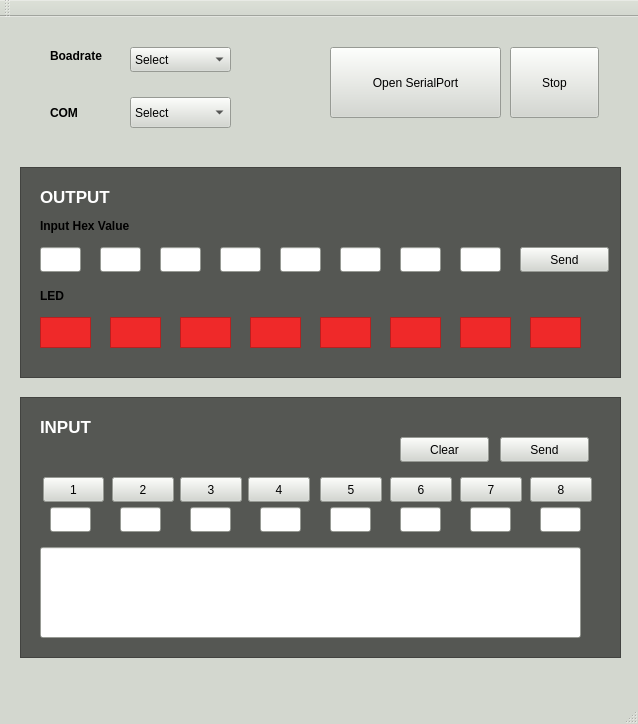
<?xml version="1.0" encoding="UTF-8"?>
<ui version="4.0">
 <class>MainWindow</class>
 <widget class="QMainWindow" name="MainWindow">
  <property name="geometry">
   <rect>
    <x>0</x>
    <y>0</y>
    <width>638</width>
    <height>724</height>
   </rect>
  </property>
  <property name="palette">
   <palette>
    <active>
     <colorrole role="WindowText">
      <brush brushstyle="SolidPattern">
       <color alpha="255">
        <red>0</red>
        <green>0</green>
        <blue>0</blue>
       </color>
      </brush>
     </colorrole>
     <colorrole role="Button">
      <brush brushstyle="SolidPattern">
       <color alpha="255">
        <red>211</red>
        <green>215</green>
        <blue>207</blue>
       </color>
      </brush>
     </colorrole>
     <colorrole role="Light">
      <brush brushstyle="SolidPattern">
       <color alpha="255">
        <red>255</red>
        <green>255</green>
        <blue>255</blue>
       </color>
      </brush>
     </colorrole>
     <colorrole role="Midlight">
      <brush brushstyle="SolidPattern">
       <color alpha="255">
        <red>233</red>
        <green>235</green>
        <blue>231</blue>
       </color>
      </brush>
     </colorrole>
     <colorrole role="Dark">
      <brush brushstyle="SolidPattern">
       <color alpha="255">
        <red>105</red>
        <green>107</green>
        <blue>103</blue>
       </color>
      </brush>
     </colorrole>
     <colorrole role="Mid">
      <brush brushstyle="SolidPattern">
       <color alpha="255">
        <red>141</red>
        <green>143</green>
        <blue>138</blue>
       </color>
      </brush>
     </colorrole>
     <colorrole role="Text">
      <brush brushstyle="SolidPattern">
       <color alpha="255">
        <red>0</red>
        <green>0</green>
        <blue>0</blue>
       </color>
      </brush>
     </colorrole>
     <colorrole role="BrightText">
      <brush brushstyle="SolidPattern">
       <color alpha="255">
        <red>255</red>
        <green>255</green>
        <blue>255</blue>
       </color>
      </brush>
     </colorrole>
     <colorrole role="ButtonText">
      <brush brushstyle="SolidPattern">
       <color alpha="255">
        <red>0</red>
        <green>0</green>
        <blue>0</blue>
       </color>
      </brush>
     </colorrole>
     <colorrole role="Base">
      <brush brushstyle="SolidPattern">
       <color alpha="255">
        <red>255</red>
        <green>255</green>
        <blue>255</blue>
       </color>
      </brush>
     </colorrole>
     <colorrole role="Window">
      <brush brushstyle="SolidPattern">
       <color alpha="255">
        <red>211</red>
        <green>215</green>
        <blue>207</blue>
       </color>
      </brush>
     </colorrole>
     <colorrole role="Shadow">
      <brush brushstyle="SolidPattern">
       <color alpha="255">
        <red>0</red>
        <green>0</green>
        <blue>0</blue>
       </color>
      </brush>
     </colorrole>
     <colorrole role="AlternateBase">
      <brush brushstyle="SolidPattern">
       <color alpha="255">
        <red>233</red>
        <green>235</green>
        <blue>231</blue>
       </color>
      </brush>
     </colorrole>
     <colorrole role="ToolTipBase">
      <brush brushstyle="SolidPattern">
       <color alpha="255">
        <red>255</red>
        <green>255</green>
        <blue>220</blue>
       </color>
      </brush>
     </colorrole>
     <colorrole role="ToolTipText">
      <brush brushstyle="SolidPattern">
       <color alpha="255">
        <red>0</red>
        <green>0</green>
        <blue>0</blue>
       </color>
      </brush>
     </colorrole>
     <colorrole role="PlaceholderText">
      <brush brushstyle="NoBrush">
       <color alpha="128">
        <red>0</red>
        <green>0</green>
        <blue>0</blue>
       </color>
      </brush>
     </colorrole>
    </active>
    <inactive>
     <colorrole role="WindowText">
      <brush brushstyle="SolidPattern">
       <color alpha="255">
        <red>0</red>
        <green>0</green>
        <blue>0</blue>
       </color>
      </brush>
     </colorrole>
     <colorrole role="Button">
      <brush brushstyle="SolidPattern">
       <color alpha="255">
        <red>211</red>
        <green>215</green>
        <blue>207</blue>
       </color>
      </brush>
     </colorrole>
     <colorrole role="Light">
      <brush brushstyle="SolidPattern">
       <color alpha="255">
        <red>255</red>
        <green>255</green>
        <blue>255</blue>
       </color>
      </brush>
     </colorrole>
     <colorrole role="Midlight">
      <brush brushstyle="SolidPattern">
       <color alpha="255">
        <red>233</red>
        <green>235</green>
        <blue>231</blue>
       </color>
      </brush>
     </colorrole>
     <colorrole role="Dark">
      <brush brushstyle="SolidPattern">
       <color alpha="255">
        <red>105</red>
        <green>107</green>
        <blue>103</blue>
       </color>
      </brush>
     </colorrole>
     <colorrole role="Mid">
      <brush brushstyle="SolidPattern">
       <color alpha="255">
        <red>141</red>
        <green>143</green>
        <blue>138</blue>
       </color>
      </brush>
     </colorrole>
     <colorrole role="Text">
      <brush brushstyle="SolidPattern">
       <color alpha="255">
        <red>0</red>
        <green>0</green>
        <blue>0</blue>
       </color>
      </brush>
     </colorrole>
     <colorrole role="BrightText">
      <brush brushstyle="SolidPattern">
       <color alpha="255">
        <red>255</red>
        <green>255</green>
        <blue>255</blue>
       </color>
      </brush>
     </colorrole>
     <colorrole role="ButtonText">
      <brush brushstyle="SolidPattern">
       <color alpha="255">
        <red>0</red>
        <green>0</green>
        <blue>0</blue>
       </color>
      </brush>
     </colorrole>
     <colorrole role="Base">
      <brush brushstyle="SolidPattern">
       <color alpha="255">
        <red>255</red>
        <green>255</green>
        <blue>255</blue>
       </color>
      </brush>
     </colorrole>
     <colorrole role="Window">
      <brush brushstyle="SolidPattern">
       <color alpha="255">
        <red>211</red>
        <green>215</green>
        <blue>207</blue>
       </color>
      </brush>
     </colorrole>
     <colorrole role="Shadow">
      <brush brushstyle="SolidPattern">
       <color alpha="255">
        <red>0</red>
        <green>0</green>
        <blue>0</blue>
       </color>
      </brush>
     </colorrole>
     <colorrole role="AlternateBase">
      <brush brushstyle="SolidPattern">
       <color alpha="255">
        <red>233</red>
        <green>235</green>
        <blue>231</blue>
       </color>
      </brush>
     </colorrole>
     <colorrole role="ToolTipBase">
      <brush brushstyle="SolidPattern">
       <color alpha="255">
        <red>255</red>
        <green>255</green>
        <blue>220</blue>
       </color>
      </brush>
     </colorrole>
     <colorrole role="ToolTipText">
      <brush brushstyle="SolidPattern">
       <color alpha="255">
        <red>0</red>
        <green>0</green>
        <blue>0</blue>
       </color>
      </brush>
     </colorrole>
     <colorrole role="PlaceholderText">
      <brush brushstyle="NoBrush">
       <color alpha="128">
        <red>0</red>
        <green>0</green>
        <blue>0</blue>
       </color>
      </brush>
     </colorrole>
    </inactive>
    <disabled>
     <colorrole role="WindowText">
      <brush brushstyle="SolidPattern">
       <color alpha="255">
        <red>105</red>
        <green>107</green>
        <blue>103</blue>
       </color>
      </brush>
     </colorrole>
     <colorrole role="Button">
      <brush brushstyle="SolidPattern">
       <color alpha="255">
        <red>211</red>
        <green>215</green>
        <blue>207</blue>
       </color>
      </brush>
     </colorrole>
     <colorrole role="Light">
      <brush brushstyle="SolidPattern">
       <color alpha="255">
        <red>255</red>
        <green>255</green>
        <blue>255</blue>
       </color>
      </brush>
     </colorrole>
     <colorrole role="Midlight">
      <brush brushstyle="SolidPattern">
       <color alpha="255">
        <red>233</red>
        <green>235</green>
        <blue>231</blue>
       </color>
      </brush>
     </colorrole>
     <colorrole role="Dark">
      <brush brushstyle="SolidPattern">
       <color alpha="255">
        <red>105</red>
        <green>107</green>
        <blue>103</blue>
       </color>
      </brush>
     </colorrole>
     <colorrole role="Mid">
      <brush brushstyle="SolidPattern">
       <color alpha="255">
        <red>141</red>
        <green>143</green>
        <blue>138</blue>
       </color>
      </brush>
     </colorrole>
     <colorrole role="Text">
      <brush brushstyle="SolidPattern">
       <color alpha="255">
        <red>105</red>
        <green>107</green>
        <blue>103</blue>
       </color>
      </brush>
     </colorrole>
     <colorrole role="BrightText">
      <brush brushstyle="SolidPattern">
       <color alpha="255">
        <red>255</red>
        <green>255</green>
        <blue>255</blue>
       </color>
      </brush>
     </colorrole>
     <colorrole role="ButtonText">
      <brush brushstyle="SolidPattern">
       <color alpha="255">
        <red>105</red>
        <green>107</green>
        <blue>103</blue>
       </color>
      </brush>
     </colorrole>
     <colorrole role="Base">
      <brush brushstyle="SolidPattern">
       <color alpha="255">
        <red>211</red>
        <green>215</green>
        <blue>207</blue>
       </color>
      </brush>
     </colorrole>
     <colorrole role="Window">
      <brush brushstyle="SolidPattern">
       <color alpha="255">
        <red>211</red>
        <green>215</green>
        <blue>207</blue>
       </color>
      </brush>
     </colorrole>
     <colorrole role="Shadow">
      <brush brushstyle="SolidPattern">
       <color alpha="255">
        <red>0</red>
        <green>0</green>
        <blue>0</blue>
       </color>
      </brush>
     </colorrole>
     <colorrole role="AlternateBase">
      <brush brushstyle="SolidPattern">
       <color alpha="255">
        <red>211</red>
        <green>215</green>
        <blue>207</blue>
       </color>
      </brush>
     </colorrole>
     <colorrole role="ToolTipBase">
      <brush brushstyle="SolidPattern">
       <color alpha="255">
        <red>255</red>
        <green>255</green>
        <blue>220</blue>
       </color>
      </brush>
     </colorrole>
     <colorrole role="ToolTipText">
      <brush brushstyle="SolidPattern">
       <color alpha="255">
        <red>0</red>
        <green>0</green>
        <blue>0</blue>
       </color>
      </brush>
     </colorrole>
     <colorrole role="PlaceholderText">
      <brush brushstyle="NoBrush">
       <color alpha="128">
        <red>0</red>
        <green>0</green>
        <blue>0</blue>
       </color>
      </brush>
     </colorrole>
    </disabled>
   </palette>
  </property>
  <property name="windowTitle">
   <string>MainWindow</string>
  </property>
  <widget class="QWidget" name="centralWidget">
   <widget class="QLineEdit" name="hex_value1">
    <property name="geometry">
     <rect>
      <x>40</x>
      <y>230</y>
      <width>41</width>
      <height>25</height>
     </rect>
    </property>
   </widget>
   <widget class="QLineEdit" name="hex_value2">
    <property name="geometry">
     <rect>
      <x>100</x>
      <y>230</y>
      <width>41</width>
      <height>25</height>
     </rect>
    </property>
   </widget>
   <widget class="QLineEdit" name="hex_value3">
    <property name="geometry">
     <rect>
      <x>160</x>
      <y>230</y>
      <width>41</width>
      <height>25</height>
     </rect>
    </property>
   </widget>
   <widget class="QLineEdit" name="hex_value4">
    <property name="geometry">
     <rect>
      <x>220</x>
      <y>230</y>
      <width>41</width>
      <height>25</height>
     </rect>
    </property>
   </widget>
   <widget class="QLineEdit" name="hex_value5">
    <property name="geometry">
     <rect>
      <x>280</x>
      <y>230</y>
      <width>41</width>
      <height>25</height>
     </rect>
    </property>
   </widget>
   <widget class="QLineEdit" name="hex_value6">
    <property name="geometry">
     <rect>
      <x>340</x>
      <y>230</y>
      <width>41</width>
      <height>25</height>
     </rect>
    </property>
   </widget>
   <widget class="QLineEdit" name="hex_value7">
    <property name="geometry">
     <rect>
      <x>400</x>
      <y>230</y>
      <width>41</width>
      <height>25</height>
     </rect>
    </property>
   </widget>
   <widget class="QLineEdit" name="hex_value8">
    <property name="geometry">
     <rect>
      <x>460</x>
      <y>230</y>
      <width>41</width>
      <height>25</height>
     </rect>
    </property>
   </widget>
   <widget class="QPushButton" name="sendBtn">
    <property name="geometry">
     <rect>
      <x>520</x>
      <y>230</y>
      <width>89</width>
      <height>25</height>
     </rect>
    </property>
    <property name="text">
     <string>Send</string>
    </property>
   </widget>
   <widget class="QLabel" name="label">
    <property name="geometry">
     <rect>
      <x>40</x>
      <y>200</y>
      <width>121</width>
      <height>17</height>
     </rect>
    </property>
    <property name="font">
     <font>
      <weight>75</weight>
      <bold>true</bold>
     </font>
    </property>
    <property name="text">
     <string>Input Hex Value</string>
    </property>
   </widget>
   <widget class="QLineEdit" name="result_view">
    <property name="geometry">
     <rect>
      <x>40</x>
      <y>530</y>
      <width>541</width>
      <height>91</height>
     </rect>
    </property>
   </widget>
   <widget class="QLabel" name="label_2">
    <property name="geometry">
     <rect>
      <x>40</x>
      <y>270</y>
      <width>67</width>
      <height>17</height>
     </rect>
    </property>
    <property name="font">
     <font>
      <weight>75</weight>
      <bold>true</bold>
     </font>
    </property>
    <property name="text">
     <string>LED</string>
    </property>
   </widget>
   <widget class="QFrame" name="led1">
    <property name="geometry">
     <rect>
      <x>40</x>
      <y>300</y>
      <width>51</width>
      <height>31</height>
     </rect>
    </property>
    <property name="styleSheet">
     <string notr="true">background-color: rgb(239, 41, 41);</string>
    </property>
    <property name="frameShape">
     <enum>QFrame::StyledPanel</enum>
    </property>
    <property name="frameShadow">
     <enum>QFrame::Raised</enum>
    </property>
   </widget>
   <widget class="QFrame" name="led2">
    <property name="geometry">
     <rect>
      <x>110</x>
      <y>300</y>
      <width>51</width>
      <height>31</height>
     </rect>
    </property>
    <property name="styleSheet">
     <string notr="true">background-color: rgb(239, 41, 41);</string>
    </property>
    <property name="frameShape">
     <enum>QFrame::StyledPanel</enum>
    </property>
    <property name="frameShadow">
     <enum>QFrame::Raised</enum>
    </property>
   </widget>
   <widget class="QFrame" name="led8">
    <property name="geometry">
     <rect>
      <x>530</x>
      <y>300</y>
      <width>51</width>
      <height>31</height>
     </rect>
    </property>
    <property name="styleSheet">
     <string notr="true">background-color: rgb(239, 41, 41);</string>
    </property>
    <property name="frameShape">
     <enum>QFrame::StyledPanel</enum>
    </property>
    <property name="frameShadow">
     <enum>QFrame::Raised</enum>
    </property>
   </widget>
   <widget class="QFrame" name="led6">
    <property name="geometry">
     <rect>
      <x>390</x>
      <y>300</y>
      <width>51</width>
      <height>31</height>
     </rect>
    </property>
    <property name="styleSheet">
     <string notr="true">background-color: rgb(239, 41, 41);</string>
    </property>
    <property name="frameShape">
     <enum>QFrame::StyledPanel</enum>
    </property>
    <property name="frameShadow">
     <enum>QFrame::Raised</enum>
    </property>
   </widget>
   <widget class="QFrame" name="led5">
    <property name="geometry">
     <rect>
      <x>320</x>
      <y>300</y>
      <width>51</width>
      <height>31</height>
     </rect>
    </property>
    <property name="styleSheet">
     <string notr="true">background-color: rgb(239, 41, 41);</string>
    </property>
    <property name="frameShape">
     <enum>QFrame::StyledPanel</enum>
    </property>
    <property name="frameShadow">
     <enum>QFrame::Raised</enum>
    </property>
   </widget>
   <widget class="QFrame" name="led7">
    <property name="geometry">
     <rect>
      <x>460</x>
      <y>300</y>
      <width>51</width>
      <height>31</height>
     </rect>
    </property>
    <property name="styleSheet">
     <string notr="true">background-color: rgb(239, 41, 41);</string>
    </property>
    <property name="frameShape">
     <enum>QFrame::StyledPanel</enum>
    </property>
    <property name="frameShadow">
     <enum>QFrame::Raised</enum>
    </property>
   </widget>
   <widget class="QFrame" name="led3">
    <property name="geometry">
     <rect>
      <x>180</x>
      <y>300</y>
      <width>51</width>
      <height>31</height>
     </rect>
    </property>
    <property name="styleSheet">
     <string notr="true">background-color: rgb(239, 41, 41);</string>
    </property>
    <property name="frameShape">
     <enum>QFrame::StyledPanel</enum>
    </property>
    <property name="frameShadow">
     <enum>QFrame::Raised</enum>
    </property>
   </widget>
   <widget class="QFrame" name="led4">
    <property name="geometry">
     <rect>
      <x>250</x>
      <y>300</y>
      <width>51</width>
      <height>31</height>
     </rect>
    </property>
    <property name="styleSheet">
     <string notr="true">background-color: rgb(239, 41, 41);</string>
    </property>
    <property name="frameShape">
     <enum>QFrame::StyledPanel</enum>
    </property>
    <property name="frameShadow">
     <enum>QFrame::Raised</enum>
    </property>
   </widget>
   <widget class="QPushButton" name="pushButton">
    <property name="geometry">
     <rect>
      <x>330</x>
      <y>30</y>
      <width>171</width>
      <height>71</height>
     </rect>
    </property>
    <property name="text">
     <string>Open SerialPort</string>
    </property>
   </widget>
   <widget class="QLineEdit" name="input_value6">
    <property name="geometry">
     <rect>
      <x>400</x>
      <y>490</y>
      <width>41</width>
      <height>25</height>
     </rect>
    </property>
   </widget>
   <widget class="QLineEdit" name="input_value5">
    <property name="geometry">
     <rect>
      <x>330</x>
      <y>490</y>
      <width>41</width>
      <height>25</height>
     </rect>
    </property>
   </widget>
   <widget class="QLineEdit" name="input_value7">
    <property name="geometry">
     <rect>
      <x>470</x>
      <y>490</y>
      <width>41</width>
      <height>25</height>
     </rect>
    </property>
   </widget>
   <widget class="QLineEdit" name="input_value1">
    <property name="geometry">
     <rect>
      <x>50</x>
      <y>490</y>
      <width>41</width>
      <height>25</height>
     </rect>
    </property>
   </widget>
   <widget class="QLineEdit" name="input_value4">
    <property name="geometry">
     <rect>
      <x>260</x>
      <y>490</y>
      <width>41</width>
      <height>25</height>
     </rect>
    </property>
   </widget>
   <widget class="QLineEdit" name="input_value2">
    <property name="geometry">
     <rect>
      <x>120</x>
      <y>490</y>
      <width>41</width>
      <height>25</height>
     </rect>
    </property>
   </widget>
   <widget class="QLineEdit" name="input_value3">
    <property name="geometry">
     <rect>
      <x>190</x>
      <y>490</y>
      <width>41</width>
      <height>25</height>
     </rect>
    </property>
   </widget>
   <widget class="QLineEdit" name="hex_value8_2">
    <property name="geometry">
     <rect>
      <x>540</x>
      <y>490</y>
      <width>41</width>
      <height>25</height>
     </rect>
    </property>
   </widget>
   <widget class="QPushButton" name="btn8_3">
    <property name="geometry">
     <rect>
      <x>530</x>
      <y>460</y>
      <width>62</width>
      <height>25</height>
     </rect>
    </property>
    <property name="text">
     <string>8</string>
    </property>
   </widget>
   <widget class="QPushButton" name="btn3_3">
    <property name="geometry">
     <rect>
      <x>180</x>
      <y>460</y>
      <width>62</width>
      <height>25</height>
     </rect>
    </property>
    <property name="text">
     <string>3</string>
    </property>
   </widget>
   <widget class="QPushButton" name="btn4_3">
    <property name="geometry">
     <rect>
      <x>248</x>
      <y>460</y>
      <width>62</width>
      <height>25</height>
     </rect>
    </property>
    <property name="text">
     <string>4</string>
    </property>
   </widget>
   <widget class="QPushButton" name="btn5_3">
    <property name="geometry">
     <rect>
      <x>320</x>
      <y>460</y>
      <width>62</width>
      <height>25</height>
     </rect>
    </property>
    <property name="text">
     <string>5</string>
    </property>
   </widget>
   <widget class="QPushButton" name="btn7_3">
    <property name="geometry">
     <rect>
      <x>460</x>
      <y>460</y>
      <width>62</width>
      <height>25</height>
     </rect>
    </property>
    <property name="text">
     <string>7</string>
    </property>
   </widget>
   <widget class="QPushButton" name="btn6_3">
    <property name="geometry">
     <rect>
      <x>390</x>
      <y>460</y>
      <width>62</width>
      <height>25</height>
     </rect>
    </property>
    <property name="text">
     <string>6</string>
    </property>
   </widget>
   <widget class="QPushButton" name="btn2_3">
    <property name="geometry">
     <rect>
      <x>112</x>
      <y>460</y>
      <width>62</width>
      <height>25</height>
     </rect>
    </property>
    <property name="text">
     <string>2</string>
    </property>
   </widget>
   <widget class="QPushButton" name="btn1_3">
    <property name="geometry">
     <rect>
      <x>43</x>
      <y>460</y>
      <width>61</width>
      <height>25</height>
     </rect>
    </property>
    <property name="text">
     <string>1</string>
    </property>
   </widget>
   <widget class="QPushButton" name="sendBtn_2">
    <property name="geometry">
     <rect>
      <x>500</x>
      <y>420</y>
      <width>89</width>
      <height>25</height>
     </rect>
    </property>
    <property name="text">
     <string>Send</string>
    </property>
   </widget>
   <widget class="QPushButton" name="pushButton_2">
    <property name="geometry">
     <rect>
      <x>510</x>
      <y>30</y>
      <width>89</width>
      <height>71</height>
     </rect>
    </property>
    <property name="text">
     <string>Stop</string>
    </property>
   </widget>
   <widget class="QComboBox" name="comboBox">
    <property name="geometry">
     <rect>
      <x>130</x>
      <y>30</y>
      <width>101</width>
      <height>25</height>
     </rect>
    </property>
    <item>
     <property name="text">
      <string>Select</string>
     </property>
    </item>
   </widget>
   <widget class="QComboBox" name="comboBox_2">
    <property name="geometry">
     <rect>
      <x>130</x>
      <y>80</y>
      <width>101</width>
      <height>31</height>
     </rect>
    </property>
    <item>
     <property name="text">
      <string>Select</string>
     </property>
    </item>
   </widget>
   <widget class="QLabel" name="label_3">
    <property name="geometry">
     <rect>
      <x>50</x>
      <y>80</y>
      <width>41</width>
      <height>31</height>
     </rect>
    </property>
    <property name="font">
     <font>
      <weight>75</weight>
      <bold>true</bold>
     </font>
    </property>
    <property name="text">
     <string>COM</string>
    </property>
   </widget>
   <widget class="QLabel" name="label_4">
    <property name="geometry">
     <rect>
      <x>50</x>
      <y>30</y>
      <width>71</width>
      <height>17</height>
     </rect>
    </property>
    <property name="font">
     <font>
      <weight>75</weight>
      <bold>true</bold>
     </font>
    </property>
    <property name="text">
     <string>Boadrate</string>
    </property>
   </widget>
   <widget class="QPushButton" name="sendBtn_3">
    <property name="geometry">
     <rect>
      <x>400</x>
      <y>420</y>
      <width>89</width>
      <height>25</height>
     </rect>
    </property>
    <property name="text">
     <string>Clear</string>
    </property>
   </widget>
   <widget class="QFrame" name="frame">
    <property name="geometry">
     <rect>
      <x>20</x>
      <y>150</y>
      <width>601</width>
      <height>211</height>
     </rect>
    </property>
    <property name="styleSheet">
     <string notr="true">background-color: rgb(85, 87, 83);</string>
    </property>
    <property name="frameShape">
     <enum>QFrame::StyledPanel</enum>
    </property>
    <property name="frameShadow">
     <enum>QFrame::Raised</enum>
    </property>
    <widget class="QLabel" name="label_5">
     <property name="geometry">
      <rect>
       <x>20</x>
       <y>20</y>
       <width>81</width>
       <height>17</height>
      </rect>
     </property>
     <property name="font">
      <font>
       <pointsize>13</pointsize>
       <weight>75</weight>
       <bold>true</bold>
       <underline>false</underline>
      </font>
     </property>
     <property name="text">
      <string>&lt;!DOCTYPE HTML PUBLIC &quot;-//W3C//DTD HTML 4.0//EN&quot; &quot;http://www.w3.org/TR/REC-html40/strict.dtd&quot;&gt;
&lt;html&gt;&lt;head&gt;&lt;meta name=&quot;qrichtext&quot; content=&quot;1&quot; /&gt;&lt;style type=&quot;text/css&quot;&gt;
p, li { white-space: pre-wrap; }
&lt;/style&gt;&lt;/head&gt;&lt;body style=&quot; font-family:'Ubuntu'; font-size:13pt; font-weight:600; font-style:normal;&quot;&gt;
&lt;p style=&quot; margin-top:0px; margin-bottom:0px; margin-left:0px; margin-right:0px; -qt-block-indent:0; text-indent:0px;&quot;&gt;&lt;span style=&quot; color:#ffffff;&quot;&gt;OUTPUT&lt;/span&gt;&lt;/p&gt;&lt;/body&gt;&lt;/html&gt;</string>
     </property>
    </widget>
   </widget>
   <widget class="QFrame" name="frame_2">
    <property name="geometry">
     <rect>
      <x>20</x>
      <y>380</y>
      <width>601</width>
      <height>261</height>
     </rect>
    </property>
    <property name="styleSheet">
     <string notr="true">background-color: rgb(85, 87, 83);</string>
    </property>
    <property name="frameShape">
     <enum>QFrame::StyledPanel</enum>
    </property>
    <property name="frameShadow">
     <enum>QFrame::Raised</enum>
    </property>
    <widget class="QLabel" name="label_6">
     <property name="geometry">
      <rect>
       <x>20</x>
       <y>20</y>
       <width>81</width>
       <height>17</height>
      </rect>
     </property>
     <property name="font">
      <font>
       <pointsize>13</pointsize>
       <weight>75</weight>
       <bold>true</bold>
       <underline>false</underline>
      </font>
     </property>
     <property name="text">
      <string>&lt;html&gt;&lt;head/&gt;&lt;body&gt;&lt;p&gt;&lt;span style=&quot; color:#ffffff;&quot;&gt;INPUT&lt;/span&gt;&lt;/p&gt;&lt;/body&gt;&lt;/html&gt;</string>
     </property>
    </widget>
   </widget>
   <zorder>frame_2</zorder>
   <zorder>frame</zorder>
   <zorder>hex_value1</zorder>
   <zorder>hex_value2</zorder>
   <zorder>hex_value3</zorder>
   <zorder>hex_value4</zorder>
   <zorder>hex_value5</zorder>
   <zorder>hex_value6</zorder>
   <zorder>hex_value7</zorder>
   <zorder>hex_value8</zorder>
   <zorder>sendBtn</zorder>
   <zorder>label</zorder>
   <zorder>result_view</zorder>
   <zorder>label_2</zorder>
   <zorder>led1</zorder>
   <zorder>led2</zorder>
   <zorder>led8</zorder>
   <zorder>led6</zorder>
   <zorder>led5</zorder>
   <zorder>led7</zorder>
   <zorder>led3</zorder>
   <zorder>led4</zorder>
   <zorder>pushButton</zorder>
   <zorder>input_value6</zorder>
   <zorder>input_value5</zorder>
   <zorder>input_value7</zorder>
   <zorder>input_value1</zorder>
   <zorder>input_value4</zorder>
   <zorder>input_value2</zorder>
   <zorder>input_value3</zorder>
   <zorder>hex_value8_2</zorder>
   <zorder>btn8_3</zorder>
   <zorder>btn3_3</zorder>
   <zorder>btn4_3</zorder>
   <zorder>btn5_3</zorder>
   <zorder>btn7_3</zorder>
   <zorder>btn6_3</zorder>
   <zorder>btn2_3</zorder>
   <zorder>btn1_3</zorder>
   <zorder>sendBtn_2</zorder>
   <zorder>pushButton_2</zorder>
   <zorder>comboBox</zorder>
   <zorder>comboBox_2</zorder>
   <zorder>label_3</zorder>
   <zorder>label_4</zorder>
   <zorder>sendBtn_3</zorder>
  </widget>
  <widget class="QMenuBar" name="menuBar">
   <property name="geometry">
    <rect>
     <x>0</x>
     <y>0</y>
     <width>638</width>
     <height>22</height>
    </rect>
   </property>
  </widget>
  <widget class="QToolBar" name="mainToolBar">
   <attribute name="toolBarArea">
    <enum>TopToolBarArea</enum>
   </attribute>
   <attribute name="toolBarBreak">
    <bool>false</bool>
   </attribute>
  </widget>
  <widget class="QStatusBar" name="statusBar"/>
 </widget>
 <layoutdefault spacing="6" margin="11"/>
 <resources/>
 <connections/>
</ui>
